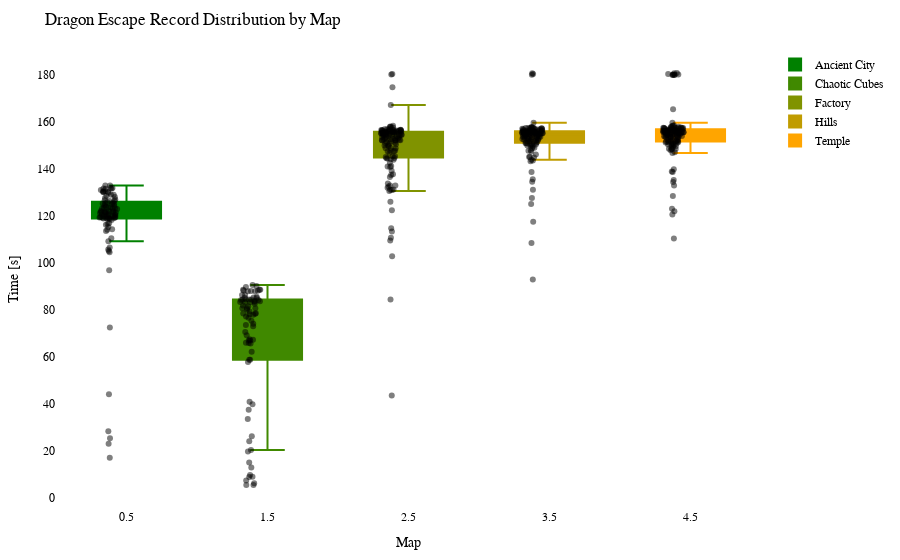

Notebook code cell kept with this figure:
### Code cell
import plotly.graph_objects as go
import plotly.io as pio

df = getRecordsDataframe(minigame="Drachenflucht")

# Calculate the offset for centering the data points
num_columns = len(df.columns)
offset = 0.5

# Create a Swarm plot using Plotly
fig = go.Figure()

cmap = LinearSegmentedColormap.from_list("green_orange", ["green", "orange"])
colors = [to_hex(cmap(i / (num_columns - 1))) for i in range(num_columns)]

for i, (column, color) in enumerate(zip(df.columns, colors)):
    x_values = [i + offset] * len(df[column])  # Adjust x-values with offset for horizontal centering
    fig.add_trace(go.Box(x=x_values,
                         y=df[column],
                         name=column,
                         boxpoints='all',
                         pointpos=-0.5,  # Adjust point position to prevent overlapping
                         marker=dict(color='rgba(0,0,0,0.5)', size=6),  # Adjust marker color and size
                         line=dict(color=color),
                         fillcolor=color,
                         hovertext=df_to_html.index,
                         hoverinfo='name+text+y',
                         showlegend=True))

fig.update_layout(title="Dragon Escape Record Distribution by Map",
                  xaxis=dict(title="Map"),
                  yaxis=dict(title="Time [s]"),
                  showlegend=True,
                  font=dict(family="Arial", size=12, color="black"),  # Customize font
                  plot_bgcolor="white",  # Set background color
                  margin=dict(l=50, r=50, t=50, b=50),  # Adjust margins for better layout
                  )

pio.show(fig)

pio.write_html(fig, "out/drache_swarm_plot.html")

### Figure 1 — Plotly figure (JSON) as saved in the notebook; plotly's stock layout.template omitted (floating-point values rounded to 4 significant figures; data arrays with more than 128 entries replaced by an {"elided": "..."} marker saying what was removed)
{"data": [{"boxpoints": "all", "fillcolor": "#008000", "hoverinfo": "name+text+y", "hovertext": {"elided": "133 str values"}, "line": {"color": "#008000"}, "marker": {"color": "rgba(0,0,0,0.5)", "size": 6}, "name": "Ancient City", "pointpos": -0.5, "showlegend": true, "type": "box", "x": {"elided": "133 float values"}, "y": {"elided": "133 float values"}}, {"boxpoints": "all", "fillcolor": "#408900", "hoverinfo": "name+text+y", "hovertext": {"elided": "133 str values"}, "line": {"color": "#408900"}, "marker": {"color": "rgba(0,0,0,0.5)", "size": 6}, "name": "Chaotic Cubes", "pointpos": -0.5, "showlegend": true, "type": "box", "x": {"elided": "133 float values"}, "y": {"elided": "133 float values"}}, {"boxpoints": "all", "fillcolor": "#809300", "hoverinfo": "name+text+y", "hovertext": {"elided": "133 str values"}, "line": {"color": "#809300"}, "marker": {"color": "rgba(0,0,0,0.5)", "size": 6}, "name": "Factory", "pointpos": -0.5, "showlegend": true, "type": "box", "x": {"elided": "133 float values"}, "y": {"elided": "133 float values"}}, {"boxpoints": "all", "fillcolor": "#c09c00", "hoverinfo": "name+text+y", "hovertext": {"elided": "133 str values"}, "line": {"color": "#c09c00"}, "marker": {"color": "rgba(0,0,0,0.5)", "size": 6}, "name": "Hills", "pointpos": -0.5, "showlegend": true, "type": "box", "x": {"elided": "133 float values"}, "y": {"elided": "133 float values"}}, {"boxpoints": "all", "fillcolor": "#ffa500", "hoverinfo": "name+text+y", "hovertext": {"elided": "133 str values"}, "line": {"color": "#ffa500"}, "marker": {"color": "rgba(0,0,0,0.5)", "size": 6}, "name": "Temple", "pointpos": -0.5, "showlegend": true, "type": "box", "x": {"elided": "133 float values"}, "y": {"elided": "133 float values"}}], "layout": {"font": {"color": "black", "family": "Arial", "size": 12}, "margin": {"b": 50, "l": 50, "r": 50, "t": 50}, "plot_bgcolor": "white", "showlegend": true, "title": {"text": "Dragon Escape Record Distribution by Map"}, "xaxis": {"title": {"text": "Map"}}, "yaxis": {"title": {"text": "Time [s]"}}}}
